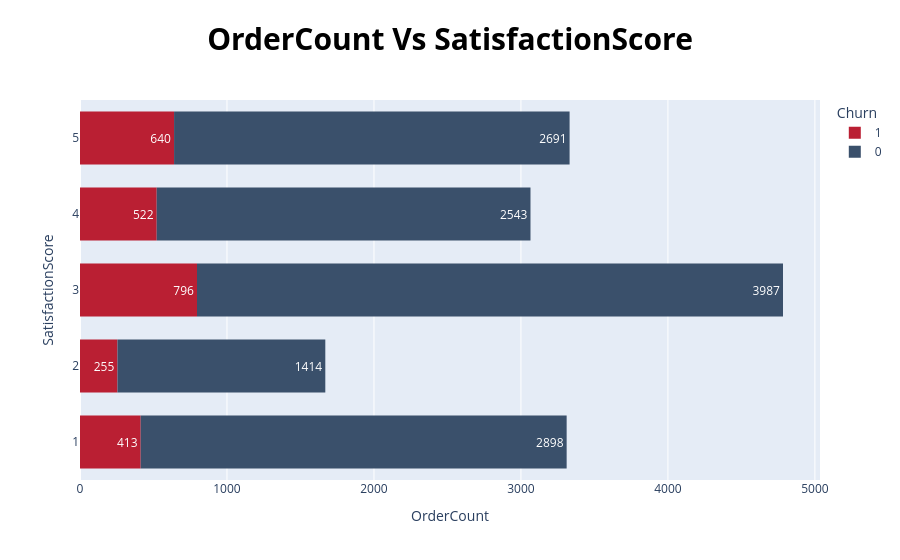

The notebook cell this image was saved under:
### Code cell
algorithm.grouped_features_relation_with_target_pixel_plot(data_frame , 'OrderCount' , 'SatisfactionScore' , 'Churn')

### Figure 1 — Plotly figure (JSON) as saved in the notebook; plotly's stock layout.template omitted (floating-point values rounded to 4 significant figures; data arrays with more than 128 entries replaced by an {"elided": "..."} marker saying what was removed)
{"data": [{"bingroup": "y", "histfunc": "sum", "hovertemplate": "Churn=1<br>sum of OrderCount=%{x}<br>SatisfactionScore=%{y}<extra></extra>", "legendgroup": "1", "marker": {"color": "#BA1F33", "pattern": {"shape": ""}}, "name": "1", "orientation": "h", "showlegend": true, "texttemplate": "%{value}", "type": "histogram", "x": {"elided": "948 float values"}, "xaxis": "x", "y": {"elided": "948 int values"}, "yaxis": "y"}, {"bingroup": "y", "histfunc": "sum", "hovertemplate": "Churn=0<br>sum of OrderCount=%{x}<br>SatisfactionScore=%{y}<extra></extra>", "legendgroup": "0", "marker": {"color": "#3A506B", "pattern": {"shape": ""}}, "name": "0", "orientation": "h", "showlegend": true, "texttemplate": "%{value}", "type": "histogram", "x": {"elided": "4682 float values"}, "xaxis": "x", "y": {"elided": "4682 int values"}, "yaxis": "y"}], "layout": {"bargap": 0.3, "barmode": "relative", "hoverlabel": {"font": {"size": 20}}, "hovermode": "x", "legend": {"title": {"text": "Churn"}, "tracegroupgap": 0}, "title": {"font": {"color": "black", "size": 30}, "text": "<b>OrderCount Vs SatisfactionScore", "x": 0.5}, "xaxis": {"anchor": "y", "domain": [0, 1], "title": {"text": "OrderCount"}}, "yaxis": {"anchor": "x", "domain": [0, 1], "title": {"text": "SatisfactionScore"}}}}
